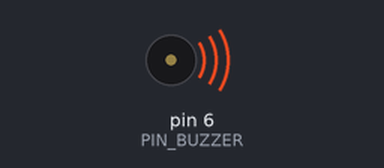
The sketch below on a simulated Arduino Uno, built with avr-gcc and run on an emulated ATmega328P. On the bench: buzzer (waves = sounding). What the sketch prints to the serial monitor is not drawn.

Above: at 0.15 s.
At 6.3 s:
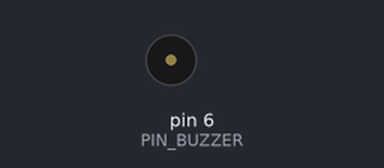
Timing chart, 0 to 7.9 s (numbered marks = the images above):
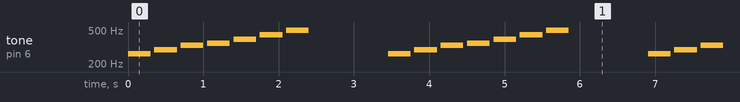

Measured:
- by itself, tone on pin 6 (PIN_BUZZER): repeats every 3.5 s: silent 0.05 s, 294 Hz 0.30 s, silent 0.05 s, 330 Hz 0.30 s, silent 0.05 s, 349 Hz 0.30 s, silent 0.05 s, 392 Hz 0.30 s, silent 0.05 s, 440 Hz 0.30 s, silent 0.05 s, 494 Hz 0.30 s, silent 1.1 s, 262 Hz 0.30 s

The sketch:

Parte_3.ino
```cpp
// Lab03_Buzzer_Melodia.ino
const int PIN_BUZZER = 6;

// Frecuencias de notas (Do-Re-Mi-Fa-Sol-La-Si)
int notas[] = {262, 294, 330, 349, 392, 440, 494};
String nombres[] = {"Do","Re","Mi","Fa","Sol","La","Si"};
int duracion = 300;   // ms por nota

void setup() {
    Serial.begin(9600);
    Serial.println("Lab 03 — Buzzer: escala musical");
}

void loop() {
    // Tocar escala ascendente
    for (int i = 0; i < 7; i++) {
        Serial.print("Nota: ");
        Serial.print(nombres[i]);
        Serial.print("  Freq: ");
        Serial.print(notas[i]);
        Serial.println(" Hz");
        tone(PIN_BUZZER, notas[i], duracion);
        delay(duracion + 50);   // Pequena pausa entre notas
    }
    noTone(PIN_BUZZER);
    // Detener tono
    delay(1000);
// Pausa entre escalas
}
```
